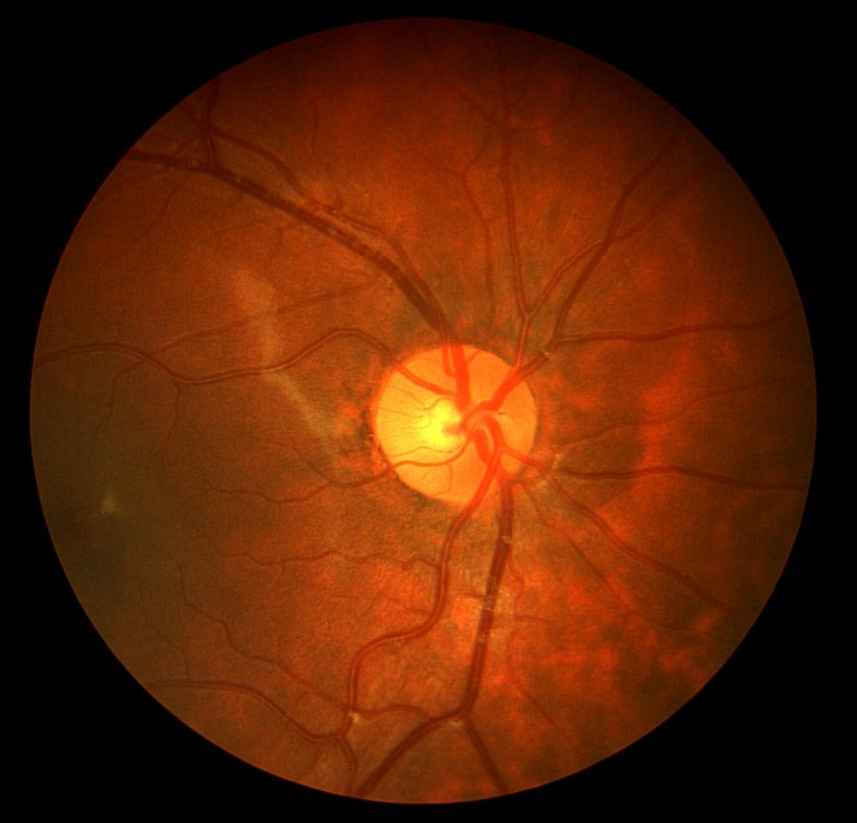
#> input picture DSC_Project_Mid/CHASEDB1/Image_01R.jpg, 857 x 823 px, shrunk from 999 x 960 before the run, found by its file name
$ jupyter execute canny_edge_detection.ipynb
#> lines starting #> are read from the running program, lines starting #| are printed output that depends on the picture; after the words box and inside, x2 and y2 are one past the last pixel; in counts of white or black regions, pixels touching at a corner belong together
[cell 1]
import os
import random
from glob import glob
import numpy as np
from PIL import Image
from sklearn.metrics import confusion_matrix
from skimage.metrics import structural_similarity as ssim
from skimage.feature import hessian_matrix, hessian_matrix_eigvals
import cv2
import copy
import warnings
warnings.filterwarnings("ignore")
import matplotlib.pyplot as plt

[cell 2]
img_path = r'CHASEDB1/Image_01R.jpg'
ground_img_path = r'CHASEDB1/Image_01R_1stHO.png'

img = cv2.imread(img_path)
#> img is the input picture: shape (823, 857, 3); mean B, G, R 5.3, 34.4, 90.3

[cell 3]
gray_img = cv2.cvtColor(img, cv2.COLOR_BGR2GRAY)
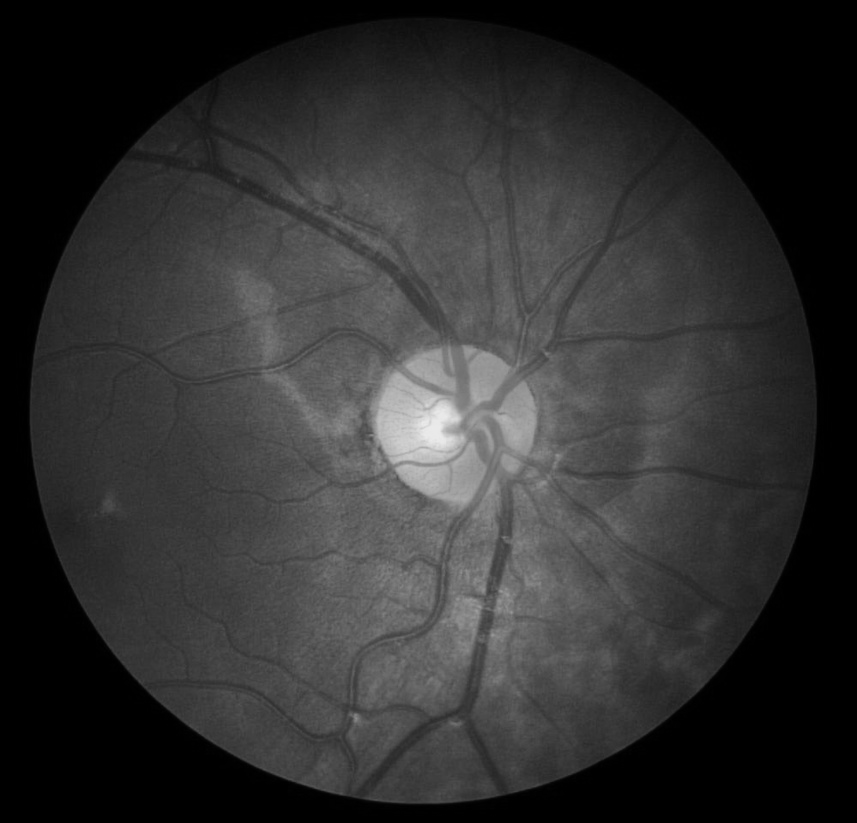
#> gray_img: shape (823, 857); min 0, max 235, mean 47.8

# blurred_img = cv2.GaussianBlur(gray_img, (5, 5), 0)

edges = cv2.Canny(gray_img, threshold1=50, threshold2=150)
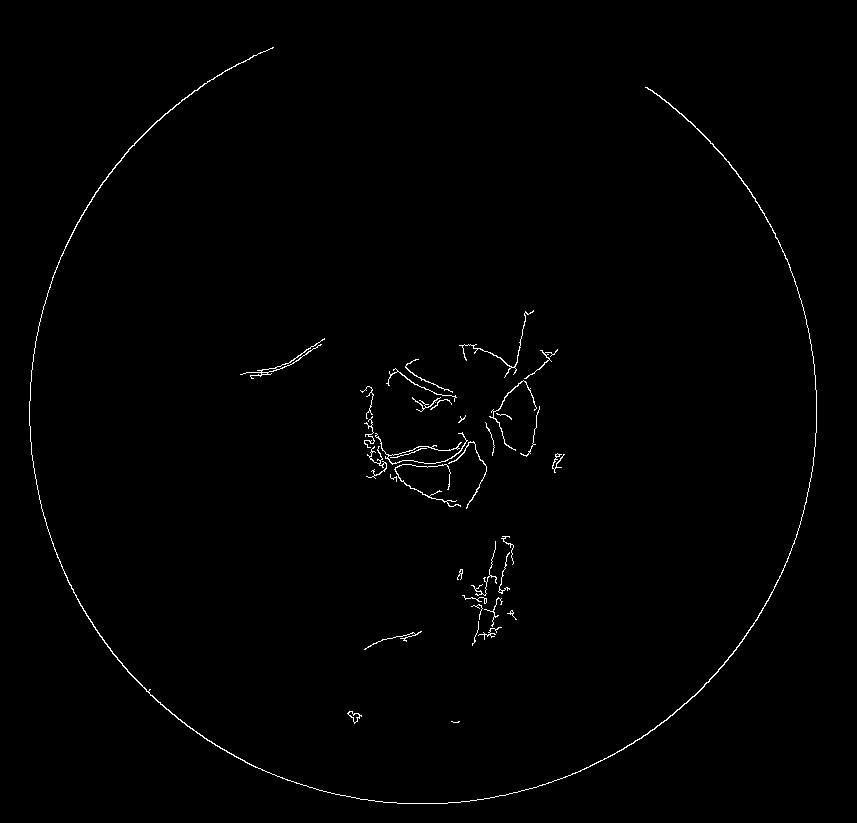
#> edges: shape (823, 857); 0.75% white in thin lines or dots, all inside (x1, y1, x2, y2) = (29, 47, 817, 804)

# Display the original and edge-detected images
plt.figure(figsize=(10, 5))

plt.subplot(1, 2, 1)
plt.imshow(gray_img, cmap='gray')
plt.title('Original Grayscale Image')
plt.axis('off')

plt.subplot(1, 2, 2)
plt.imshow(edges, cmap='gray')
plt.title('Canny Edge Detection')
plt.axis('off')

plt.show()
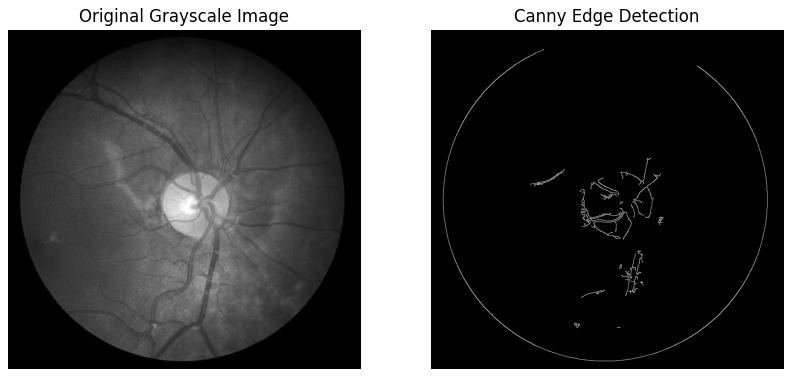
#> figure drawn by matplotlib, 2 panels
